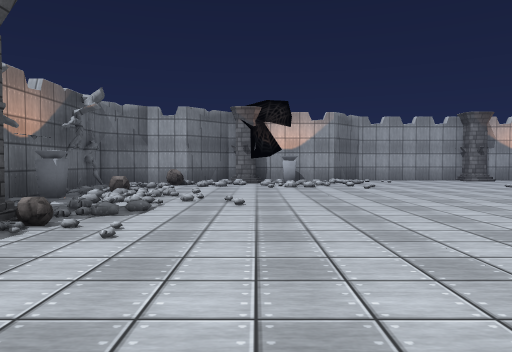
[1] (above)

21 first-person views from a walk through a 3-D level made in the Unity game engine. The camera is 1.3 m above the floor, tilts 2° down and sees 70° across. The floor is counted in squares, 2 m on a side. Each view is taken from the middle of a square. On the plan, view 1 faces up. The plan holds only what a view shows up to about 11 squares ahead; the rest is blank. The player character is not drawn. Some animated figures are left out. Some surface patterns are stand-ins.

[2]
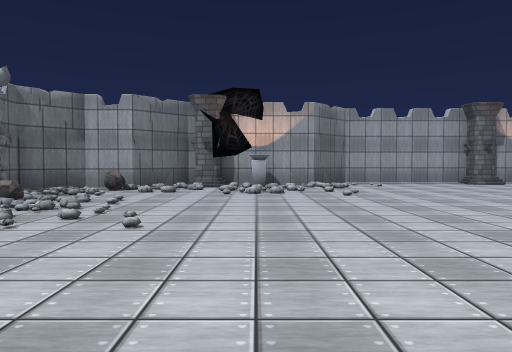

[3]
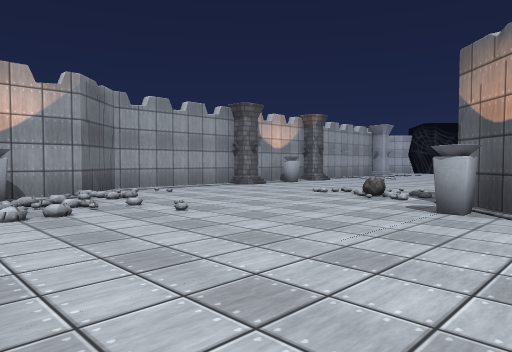

[4]
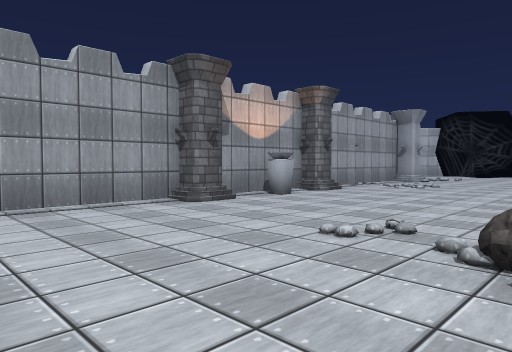

[5]
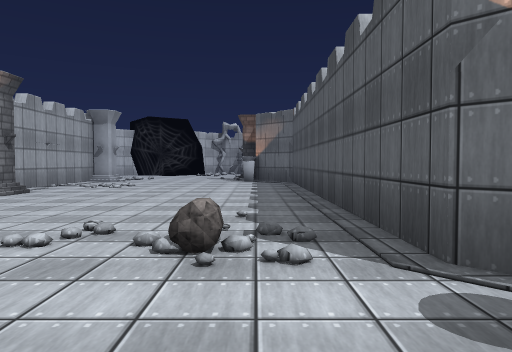

[6]
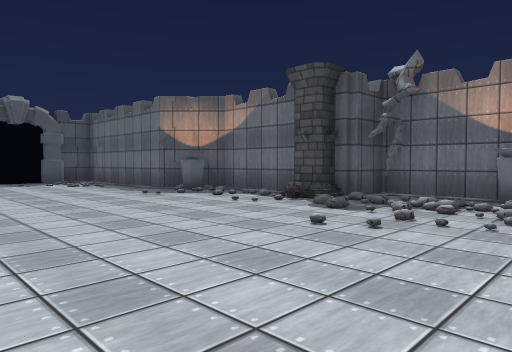

[7]
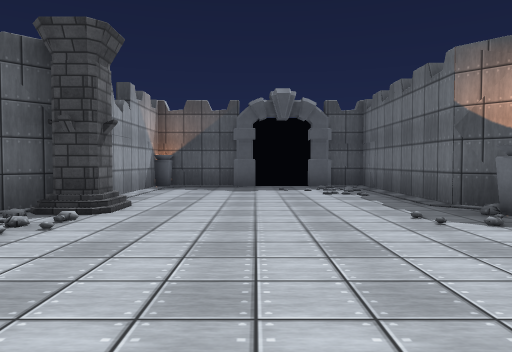

[8]
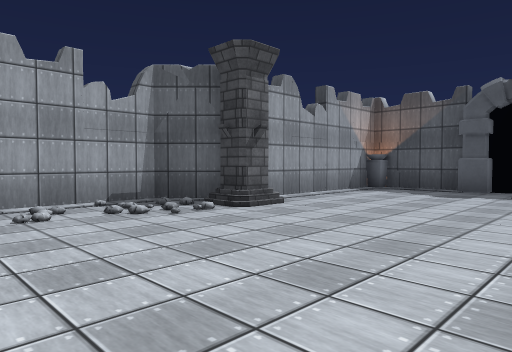

[9]
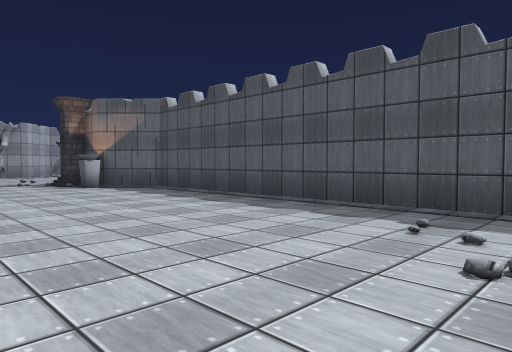

[10]
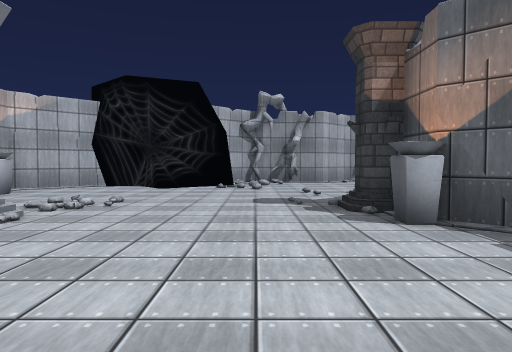

[11]
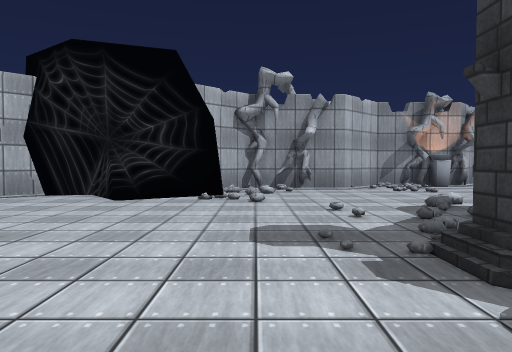

[12]
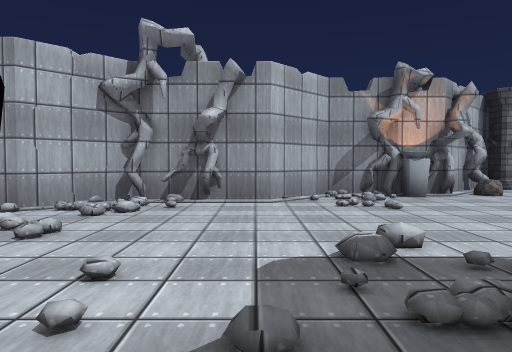

[13]
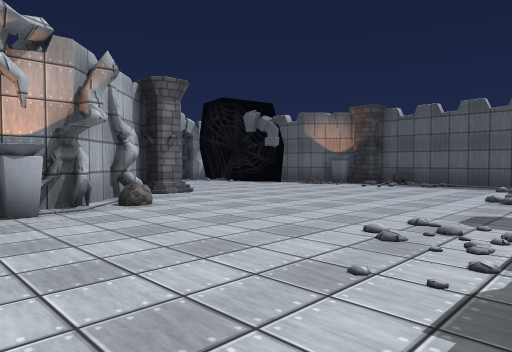

[14]
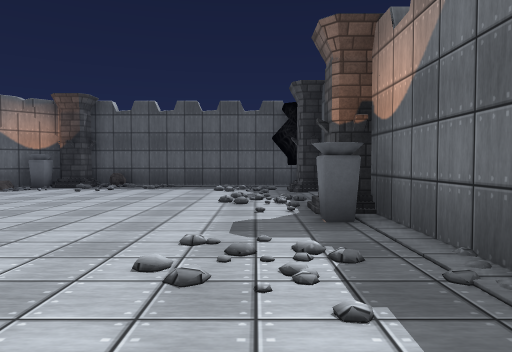

[15]
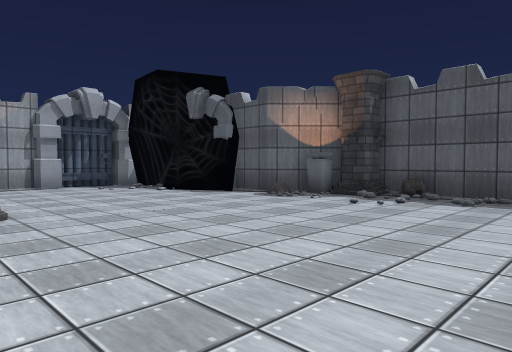

[16]
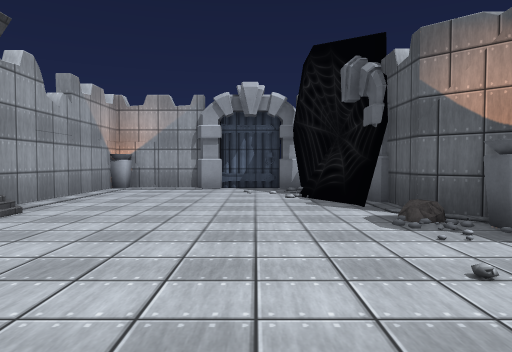

[17]
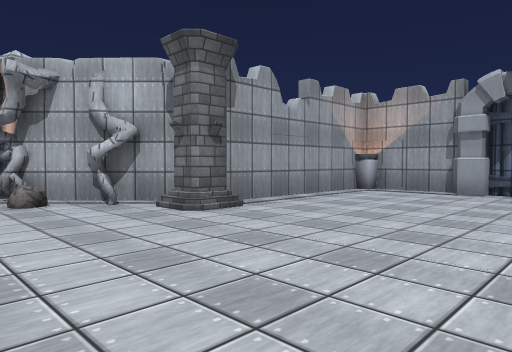

[18]
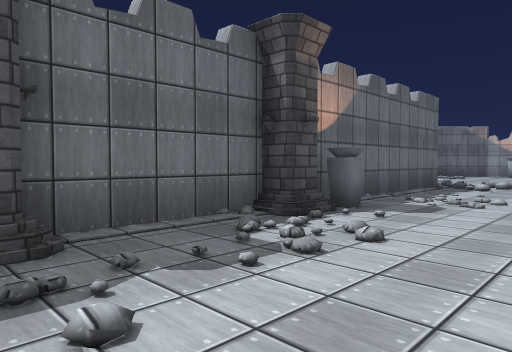

[19]
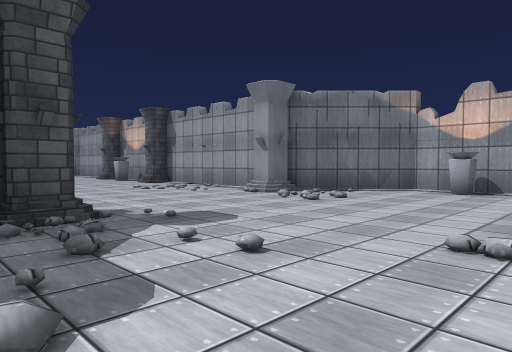

[20]
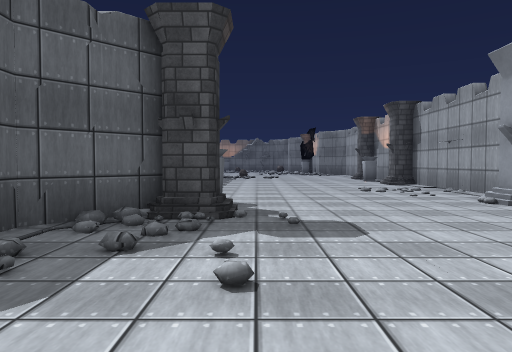

[21]
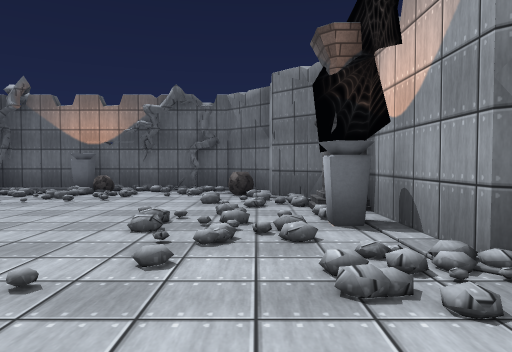

### Floor plan
Key: @ floor where view 1 was taken; # wall or solid block; x gap in a wall; . main floor; : floor 0.25 m higher than the main floor; / step, stairs or slope; O other object.
Columns run from 5 left of view 1 to 34 right of it. Each row starts with its distance up from view 1.
 16                        ######
 15                       ##..O.##
 14         #####O###O#####/.....#
 13     #####..../.O//....:/....##
 12   ###OO #.................../#
 11  ##O ../....................###
 10 ##/...///.../.................#
  9 #///..../.../.................##
  8 ##O//.......O.........OO.......#
  7 #O://.....O.x........#####.:...##
  6 ##../......###########   #//...##
  5 ## .......               #.....O#
  4  #OO.....                #......#
  3  ##.......#              # ....O###
  2   #.......#              # ......O######
  1   #O/.... #              #O...........O#
  0   #O.@..O##              #O............#
 -1   ##.....#               # ............#
 -2    #.....#               # ............O
 -3    #.....#               ##.........####
 -4    #.....#                O......O####
 -5    ####..O                #####OOO#
 -6       ###

Positions as (right, up) in squares from view 1, and headings:
1: (0, 0), facing up
2: (1, 2), facing up
3: (0, 5), facing up-right
4: (4, 8), facing up-right
5: (4, 8), facing right
6: (3, 8), facing down-left
7: (1, 5), facing down
8: (-1, 4), facing down-right
9: (7, 12), facing down-right
10: (13, 10), facing right
11: (16, 10), facing right
12: (19, 8), facing right
13: (21, 6), facing down-right
14: (22, 5), facing down
15: (23, 2), facing down-right
16: (24, -2), facing right
17: (25, -3), facing up-right
18: (24, -4), facing up-left
19: (23, 7), facing up-left
20: (23, 9), facing left
21: (5, 11), facing left
